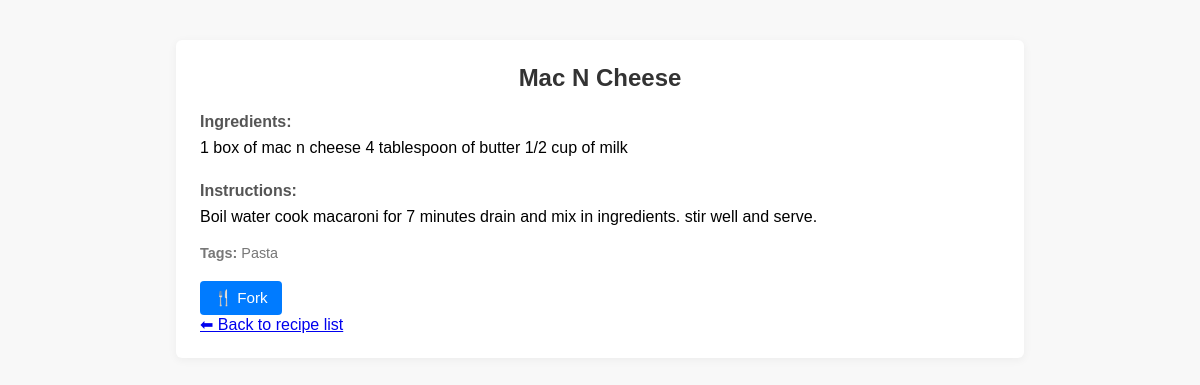
Page /recipes/8 (signed in) on the committed database.
### tables this page shows
CREATE TABLE recipes (
                id INTEGER PRIMARY KEY AUTOINCREMENT,
                title TEXT NOT NULL,
                ingredients TEXT,
                steps TEXT,
                notes TEXT,
                tags TEXT,
                user_id INTEGER,
                forked_from INTEGER,
                FOREIGN KEY(user_id) REFERENCES users(id),
                FOREIGN KEY(forked_from) REFERENCES recipes(id)
            );

### app/routes/recipe_routes.py (the view)
@recipe_bp.route('/recipes/<int:recipe_id>')
def view_recipe(recipe_id):
    user_id = request.cookies.get("YourSessionCookie")
    user = get_user(user_id)
    recipe = get_recipe(recipe_id)
    if not recipe:
        return "Recipe not found", 404
    forks = get_forks(recipe_id)
    return render_template('recipe_detail.html', recipe=recipe, user=user, forks=forks)

### app/services/recipe_service.py (called while the page is built)
def get_recipe(id):
    conn = sqlite3.connect(DB_PATH)
    conn.row_factory = sqlite3.Row
    cursor = conn.cursor()
    cursor.execute("SELECT * FROM recipes WHERE id = ?", (id,))
    recipe = cursor.fetchone()
    conn.close()
    return recipe

def get_forks(id):
    conn = sqlite3.connect(DB_PATH)
    conn.row_factory = sqlite3.Row
    cursor = conn.cursor()
    cursor.execute("SELECT * FROM recipes WHERE forked_from = ?", (id,))
    forks = cursor.fetchall()
    conn.close()
    return forks

### app/services/user_service.py (called while the page is built)
def get_user(id):
    conn = sqlite3.connect(DB_PATH)
    cursor = conn.cursor()
    cursor.execute("SELECT id FROM users WHERE id = ?", (id))
    user = cursor.fetchone()
    conn.close()
    if user:
        return {
            "id": user[0]
        }
    else:
        return None

### app/templates/recipe_detail.html (shortened to what this page needs)
<!DOCTYPE html>
<html lang="en">
<head>
    <link rel="stylesheet" href="{{ url_for('static', filename='style.css') }}">
</head>
<body>
    <div class="container recipe-detail">
        <h2>{{ recipe['title'] }}</h2>
        <div class="recipe-section">
            <h4>Ingredients:</h4>
            <p>{{ recipe['ingredients'] }}</p>
        </div>
        <div class="recipe-section">
            <h4>Instructions:</h4>
            <p>{{ recipe['steps'] }}</p>
        </div>
        {% if recipe['tags'] %}
        <div class="tags">
            <strong>Tags:</strong> {{ recipe['tags'] }}
        </div>
        {% endif %}
        <div class="actions">
            <form method="post" action="{{ url_for('recipe.fork_recipe', recipe_id=recipe['id']) }}" style="display:inline;">
                <button type="submit" class="button fork">🍴 Fork</button>
            </form>
        </div>
        <a href="{{ url_for('recipe.home') }}" class="back-link">⬅ Back to recipe list</a>
    </div>
</body>
</html>

### app/static/style.css (style rules this page uses)
body { font-family: Arial, sans-serif; background: #f8f8f8; margin: 0; padding: 0; }
.container { width: 400px; margin: 50px auto; padding: 20px; background: white; box-shadow: 0 0 10px rgba(0,0,0,0.1); border-radius: 8px; }
h2 { text-align: center; color: #444; }
form { display: flex; flex-direction: column; }
.recipe-detail { width: 80%; max-width: 800px; margin: 40px auto; background: white; padding: 24px; border-radius: 6px; box-shadow: 0 2px 10px rgba(0,0,0,0.05); }
.recipe-detail h2 { margin-top: 0; color: #333; }
.recipe-section { margin-top: 20px; }
.recipe-section h4 { margin-bottom: 5px; color: #555; }
.recipe-section p, .recipe-section ul { margin-top: 0; line-height: 1.5; }
.tags { margin-top: 10px; font-size: 0.9em; color: #777; }
.actions { margin-top: 20px; display: flex; gap: 10px; }
.actions a, .actions form button { background: #007bff; color: white; border: none; padding: 8px 14px; border-radius: 4px; text-decoration: none; cursor: pointer; font-size: 0.95em; }
.actions form { display: inline; }

### rows in the picture
recipes: title "Mac N Cheese", ingredients "1 box of mac n cheese 4 tablespoon of butter 1/2 cup of milk", steps "Boil water cook macaroni for 7 minutes drain and mix in ingredients. stir well and serve.", tags "Pasta"
